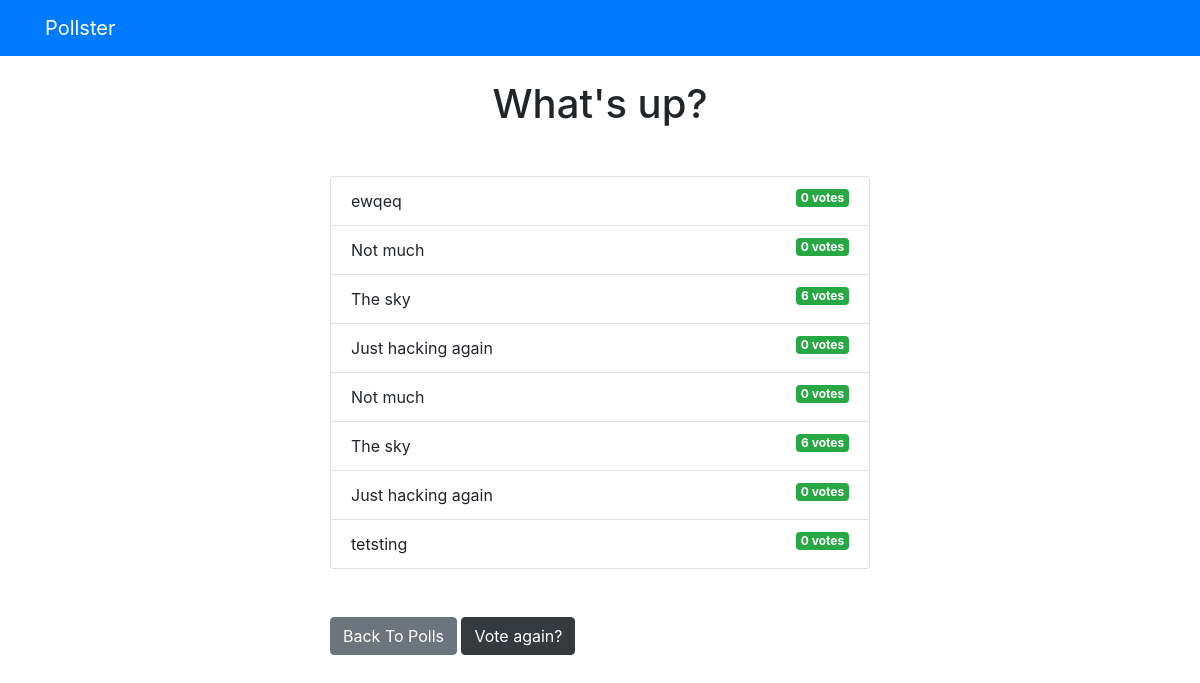
/polls/1/results/, run on an earlier commit of the app's database.
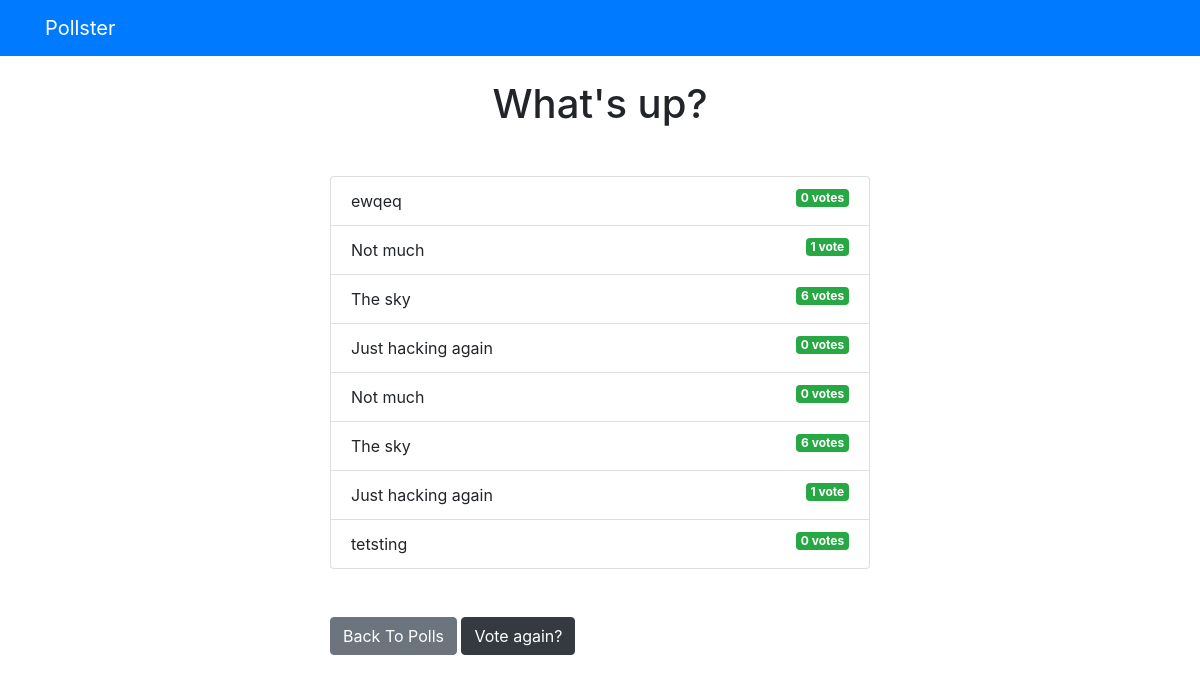
And on a later commit of the database.
### polls/models.py (models this page shows, shortened)
class Question(models.Model):
    question_text = models.CharField(max_length=200)
    pub_date = models.DateTimeField('date published')

class Choice(models.Model):
    question = models.ForeignKey(Question, on_delete=models.CASCADE)
    choice_text = models.CharField(max_length=200)
    votes = models.IntegerField(default=0)

### polls/views.py (the view)
# urls.py: path('<int:question_id>/results/', views.results, name='results'),
def results(request, question_id):
    question = get_object_or_404(Question, pk=question_id)
    return render(request, 'polls/results.html', { 'question': question })

### templates/polls/results.html
{% extends 'base.html' %}
{% block content %}
<h1 class="mb-5 text-center">{{ question.question_text }}</h1>
<ul class="list-group mb-5">
    {% for choice in question.choice_set.all %}
    <li class="list-group-item">
        {{ choice.choice_text }}  <span class="badge badge-success float-right">{{ choice.votes }} vote{{ choice.votes | pluralize }}</span>
    </li>
    {% endfor %}
</ul>
<a class="btn btn-secondary" href="{% url 'polls:index' %}">Back To Polls</a>
<a class="btn btn-dark" href="{% url 'polls:detail' question.id %}">Vote again?</a>
{% endblock %}

### templates/base.html (shortened to what this page needs)
<!DOCTYPE html>
<html lang="en">
<head>
  <link
          rel="stylesheet"
          href="https://stackpath.bootstrapcdn.com/bootstrap/4.3.1/css/bootstrap.min.css"
  />
</head>
<body>
{% include 'partials/_navbar.html' %}
<div class="container">
  <div class="row">
    <div class="col-md-6 m-auto">
      {% block content %}{% endblock %}
    </div>
  </div>
</div>
</body>
</html>

### templates/partials/_navbar.html
<nav class="navbar navbar-dark bg-primary mb-4">
  <div class="container">
    <a class="navbar-brand" href="/">Pollster</a>
  </div>
</nav>

What changed in the data, as far as the page shows it:
changed Choice (number 2 of 8 on the later page): votes "0" → "1"; votes|pluralize "s" → (not shown)
changed Choice (number 7 of 8 on the later page): votes "0" → "1"; votes|pluralize "s" → (not shown)
